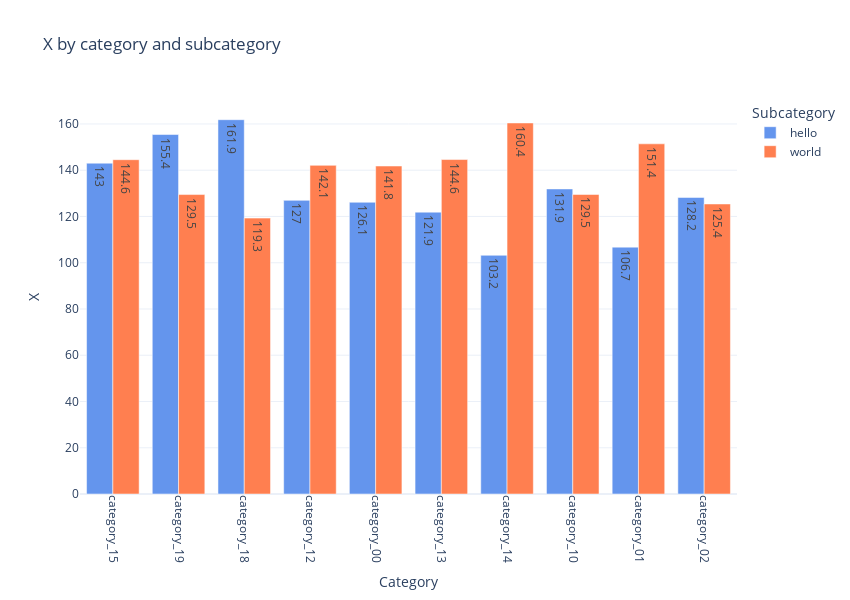

The notebook cell saved with this chart:
### Code cell
# Grouped vertical bar chart with multiple categories

d_plot = d_plot
val_name = "x"
cat_name = "category"
cat_values = (
    d_plot.groupby([cat_name])[val_name]
    .sum()
    .reset_index()
    .sort_values(val_name, ascending=False)[cat_name]
    .head(10)
)
subcat_name = "subcategory"
subcat_values = ["hello", "world"]
colors = ["cornflowerblue", "coral"]
e = (
    d_plot[
        (d_plot[cat_name].isin(cat_values)) & (d_plot[subcat_name].isin(subcat_values))
    ]
    .groupby([cat_name, subcat_name])[[val_name]]
    .sum()
    .reset_index()
    .sort_values(val_name, ascending=True)
)
if len(e) > 30:
    raise ValueError("Too many values to plot")

fig = go.Figure()
for i, subcategory in enumerate(subcat_values):
    fig.add_trace(
        go.Bar(
            x=e[(e[cat_name].isin(cat_values)) & (e[subcat_name] == subcategory)][
                cat_name
            ],
            y=e[(e[cat_name].isin(cat_values)) & (e[subcat_name] == subcategory)][
                val_name
            ],
            text=e[(e[cat_name].isin(cat_values)) & (e[subcat_name] == subcategory)][
                val_name
            ].round(1),
            name=subcategory,
            showlegend=True,
            marker=dict(color=colors[i]),
        )
    )
fig.update_traces(hovertemplate="%{y}")
fig.update_layout(
    barmode="group",
    template="plotly_white",
    width=50 + len(cat_values) * len(subcat_values) * 40,
    height=600,
    title=f"{val_name.capitalize()} by {cat_name} and {subcat_name}",
    legend_title=subcat_name.capitalize(),
    showlegend=True,
)
fig.update_xaxes(
    title=cat_name.capitalize(),
    tickangle=90,
    categoryorder="array",
    categoryarray=cat_values,
)
fig.update_yaxes(title=val_name.capitalize(), range=None, dtick=None)
fig.show()

### Figure 1 — Plotly figure (JSON) as saved in the notebook; plotly's stock layout.template omitted (floating-point values rounded to 4 significant figures)
{"data": [{"hovertemplate": "%{y}", "marker": {"color": "cornflowerblue"}, "name": "hello", "showlegend": true, "text": [103.2, 106.7, 121.9, 126.1, 127, 128.2, 131.9, 143, 155.4, 161.9], "type": "bar", "x": ["category_14", "category_01", "category_13", "category_00", "category_12", "category_02", "category_10", "category_15", "category_19", "category_18"], "y": [103.2, 106.7, 121.9, 126.1, 127.0, 128.2, 131.9, 143.0, 155.4, 161.9]}, {"hovertemplate": "%{y}", "marker": {"color": "coral"}, "name": "world", "showlegend": true, "text": [119.3, 125.4, 129.5, 129.5, 141.8, 142.1, 144.6, 144.6, 151.4, 160.4], "type": "bar", "x": ["category_18", "category_02", "category_19", "category_10", "category_00", "category_12", "category_15", "category_13", "category_01", "category_14"], "y": [119.3, 125.4, 129.5, 129.5, 141.8, 142.1, 144.6, 144.6, 151.4, 160.4]}], "layout": {"barmode": "group", "height": 600, "legend": {"title": {"text": "Subcategory"}}, "showlegend": true, "title": {"text": "X by category and subcategory"}, "width": 850, "xaxis": {"categoryarray": ["category_15", "category_19", "category_18", "category_12", "category_00", "category_13", "category_14", "category_10", "category_01", "category_02"], "categoryorder": "array", "tickangle": 90, "title": {"text": "Category"}}, "yaxis": {"title": {"text": "X"}}}}
